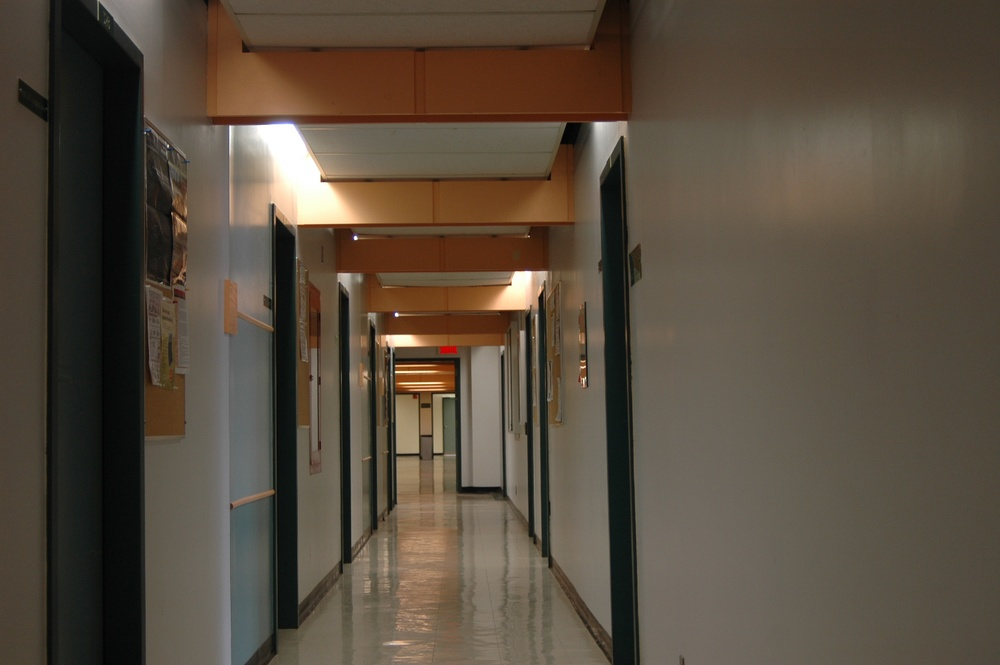
#> input picture assignment4/hallway3.jpg, 1000 x 665 px, shrunk from 1504 x 1000 before the run, found by its file name
$ python pick_points.py
#> lines starting #> are read from the running program, lines starting #| are printed output that depends on the picture
# import
import os

import cv2
import numpy as np
import matplotlib.pyplot as plt
import matplotlib.patches as patches
from PIL import Image

def rgb2gray(rgb):
    """
    Convert an RGB image to grayscale using:
    gray = 0.2989 * R + 0.5870 * G + 0.1140 * B
    """
    return 0.2989 * rgb[..., 0] + 0.5870 * rgb[..., 1] + 0.1140 * rgb[..., 2]

def pick_points(image_path, num_points=0, title="Select points (press Enter when done)"):
    """
    Display the image and allow the user to pick points.

    Parameters:
      - image_path: Path to the image file.
      - num_points: Number of points to pick. Set to 0 for unlimited (stop with Enter).
      - title: Title for the selection window.

    Returns:
      - pts: A numpy array of selected (x, y) points.
    """
#> called with image_path = 'hallway3.jpg', num_points = 0
    # Load the image
    image = np.array(Image.open(image_path))
#> image is the input picture: shape (665, 1000, 3); mean R, G, B 87.9, 76.2, 62.4

    # Convert to grayscale for display if it's RGB
    if image.ndim == 3:
        image_disp = rgb2gray(image)
#> in rgb2gray, `return 0.2989 * rgb[..., 0] + 0.5870 * rgb[..., 1] + 0.1140 * rgb[...,..`:
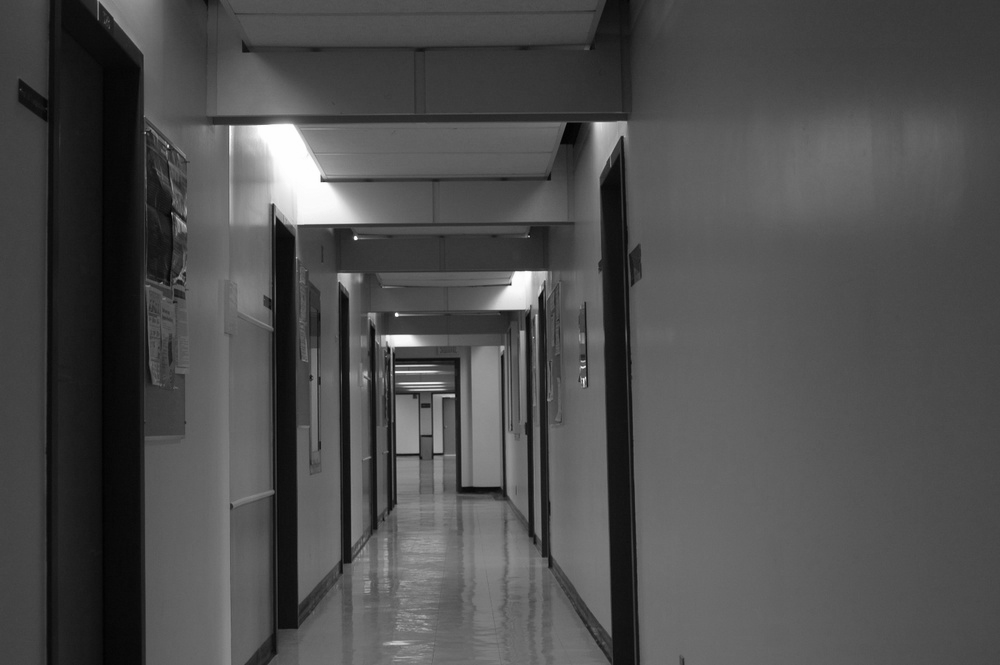
#> returned value: shape (665, 1000) float64; min 0.897, max 255, mean 78.1
    else:
        image_disp = image

    plt.figure(figsize=(8, 6))
    plt.imshow(image_disp, cmap='gray')
    plt.title(title)

    # If num_points is 0, user can pick unlimited points until they press Enter.
#> (the run stopped early here; a loop or call above may not have finished)

$ run again, with assignment4/hallway1.jpg copied over assignment4/hallway3.jpg
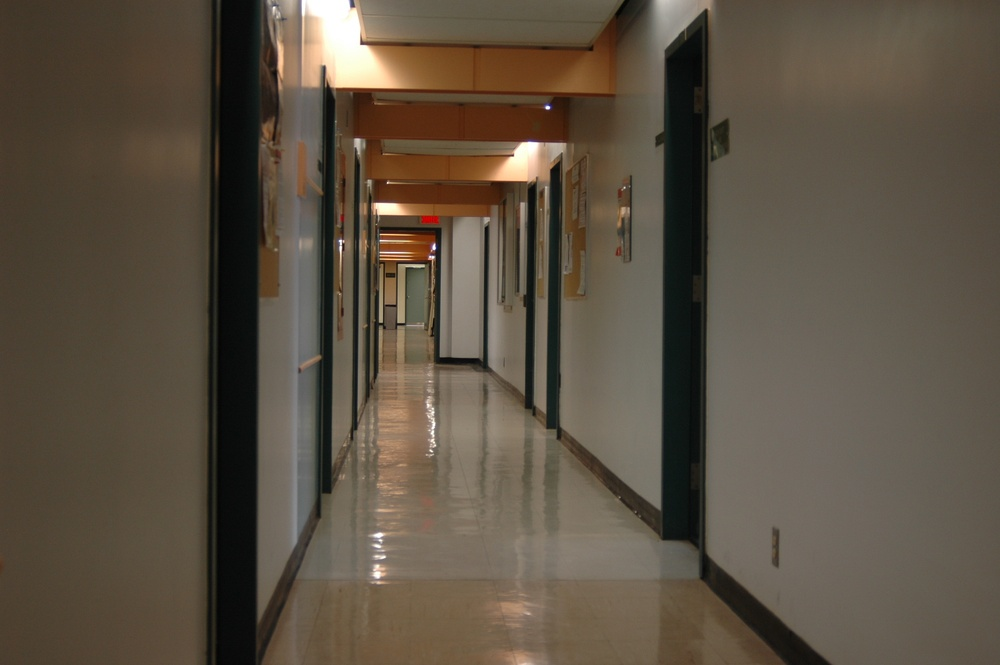
#> input picture assignment4/hallway1.jpg, 1000 x 665 px, shrunk from 1504 x 1000 before the run, found by its file name
#> in pick_points, image is the input picture: shape (665, 1000, 3); mean R, G, B 92.1, 81.1, 66.6
#> in rgb2gray, `return 0.2989 * rgb[..., 0] + 0.5870 * rgb[..., 1] + 0.1140 * rgb[...,..`:
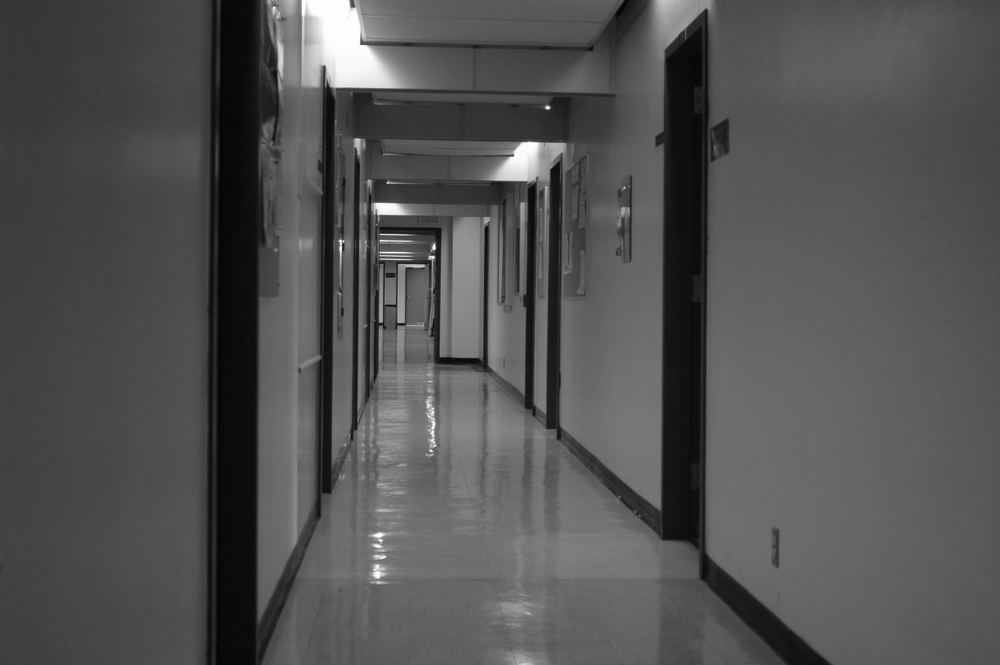
#> returned value: shape (665, 1000) float64; min 2.29, max 255, mean 82.7

$ run again, with assignment4/hallway2.jpg copied over assignment4/hallway3.jpg
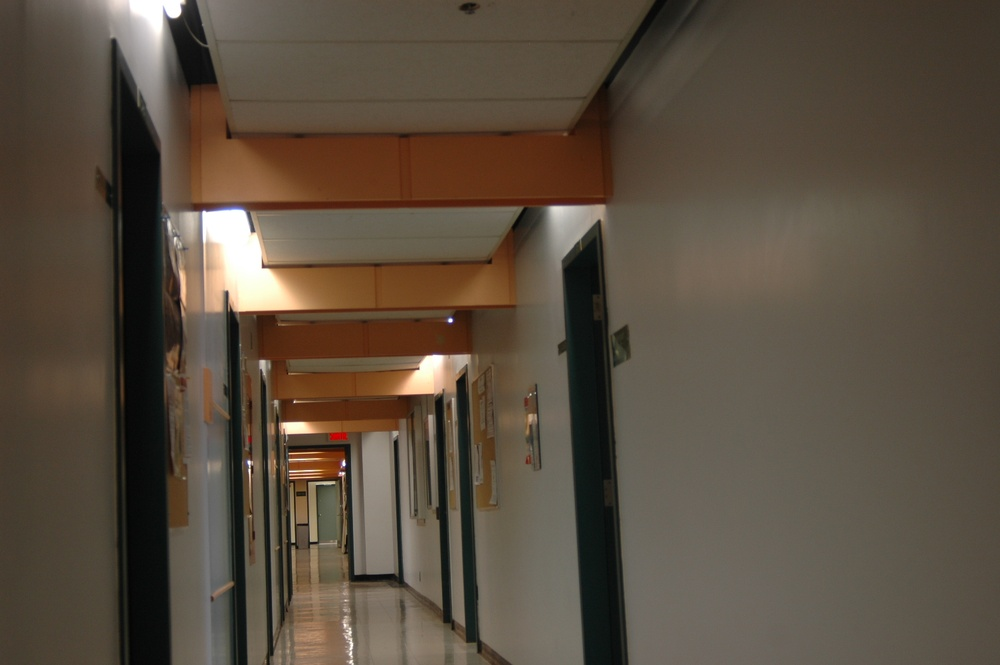
#> input picture assignment4/hallway2.jpg, 1000 x 665 px, shrunk from 1504 x 1000 before the run, found by its file name
#> in pick_points, image is the input picture: shape (665, 1000, 3); mean R, G, B 89.5, 77.3, 63.3
#> in rgb2gray, `return 0.2989 * rgb[..., 0] + 0.5870 * rgb[..., 1] + 0.1140 * rgb[...,..`:
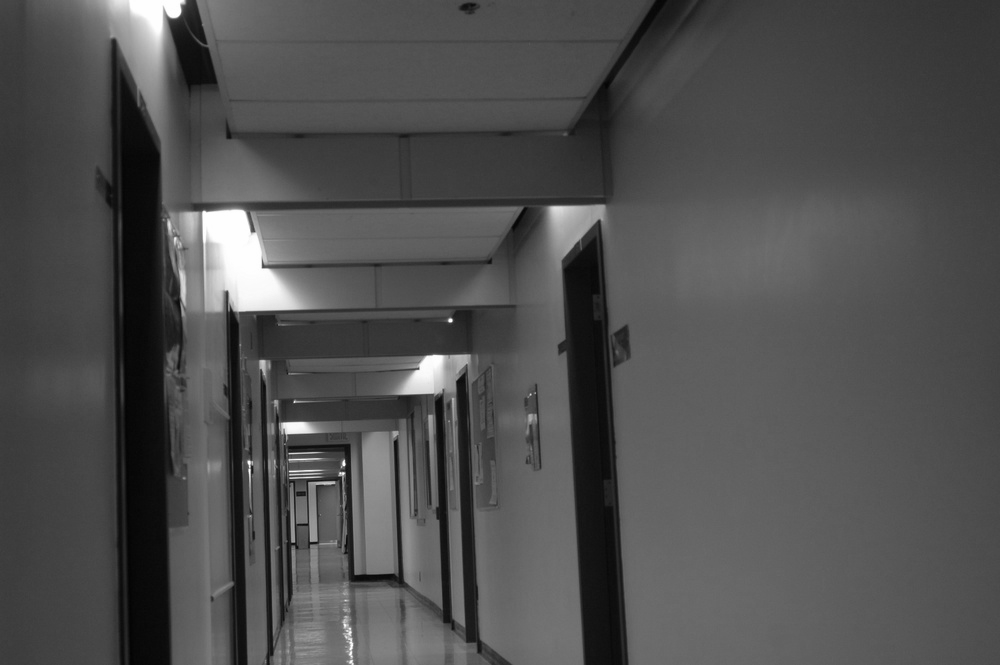
#> returned value: shape (665, 1000) float64; min 2.77, max 255, mean 79.4
